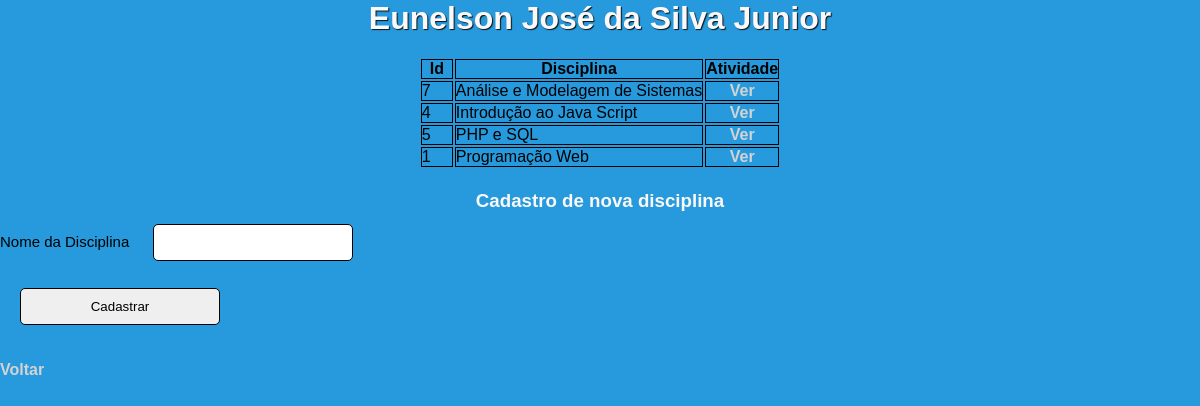
Page /livCad.php (signed in) on the committed database.
### tables this page shows
CREATE TABLE `disciplina` (
  `id` int(4) UNSIGNED NOT NULL,
  `nome` varchar(50) NOT NULL,
  `professor` int(4) UNSIGNED NOT NULL
);

### livCad.php (the view, shortened to what this page needs)
<?php
    echo "<h1>" . $_SESSION['usuario'] . "</h1>";
    $conn = servidor();
    $sql = "SELECT id, nome FROM disciplina WHERE professor = ? ORDER BY nome;";
    $ps = $conn->prepare($sql);
    $ps->bind_param("i", $_SESSION['id_prof'] );
    $ps->execute();
    $result = $ps->get_result();
    echo "<table>";
    echo "    <tr>";
    echo "        <th>Id</th>";
    echo "        <th>Disciplina</th>";
    echo "        <th id='tblTextCenter'>Atividade</th>";
    echo "    </tr>";
    if( $result->num_rows > 0){
        while($row = $result->fetch_assoc()){
            echo "<tr>";
            echo "    <td>" . $row["id"] . "</td>";
            echo "    <td>" . $row["nome"] . "</td>";
            echo "    <td id='tblTextCenter'> <a href='index.php?requisicao=cadAtiv&id_disc=" . $row["id"] . "&disc=" . $row["nome"] . "'>Ver</a> </td>";
            echo "</tr>";
        }
    }
    echo "</table>";
    echo "<h3>Cadastro de nova disciplina</h3>";
    echo "<form action='index.php?requisicao=cadDisciplina' method='POST'> ";
    echo "<label for='disciplina'>Nome da Disciplina</label> ";
    echo "<input type='text' id='disciplina' name='disciplina'/><br><br> ";
    echo "<input type='submit' value='Cadastrar'/> ";
    echo "</form> ";
    echo "<a href='index.php?requisicao=professor'>Voltar</a> ";
?>
<!DOCTYPE HTML>
<html>
    <head>
        <link rel="stylesheet" type="text/css" href="estilo.css" />
    </head>
    <body>
    </body>
</html>

### estilo.css (style rules this page uses)
body { background-color: rgb(38, 154, 221); }
* { margin: 0; padding: 0; font-family: Helvetica,Arial; }
h1 { color:rgb(250, 248, 248); text-shadow: 1px 1px 1px #111111; text-align: center; margin: 0 0 10px 0; font-family: Helvetica,Arial; }
h3 { color:rgb(250, 248, 248); text-align: center; margin: 0 0 1px 0; font-family: Helvetica,Arial; padding: 1px; }
table { margin: 20px auto; width: auto; }
th, td { border: 1px Solid Black; min-width: 30px; }
#tblTextCenter { text-align: center; }
form { font-family: Helvetica,Arial; font-size: 15px; max-width: 500px; }
input { width: 200px; padding: 10px; color: black; margin-left: 20px; margin-top: 10px; border-radius: 5px; border: 1px solid; }
a { color:rgb(211,211,211); text-decoration: none; font-weight: bold; }

### rows in the picture
disciplina: id "7", nome "Análise e Modelagem de Sistemas"
disciplina: id "4", nome "Introdução ao Java Script"
disciplina: id "5", nome "PHP e SQL"
disciplina: id "1", nome "Programação Web"

### other values in the picture
$_SESSION['usuario'] "Eunelson José da Silva Junior"
